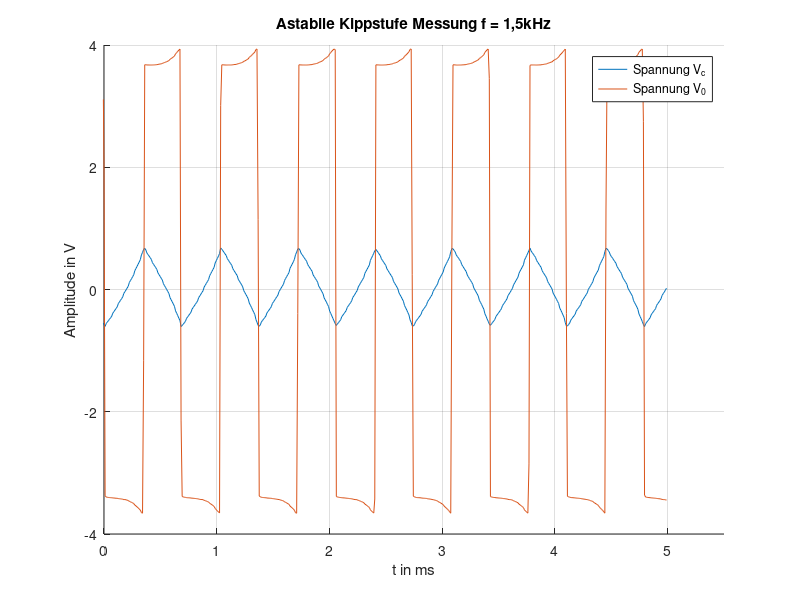

Source code (MATLAB):
clear all 
close all
clc

%% Einlesen der Rohdaten
a_kipp = fopen('astabile_Kippstufe.txt','r');
heading_akipp = textscan(a_kipp, '%s %s %s', 1);
fgetl(a_kipp);
data_1 = textscan(a_kipp, '%n %n %n');
fclose(a_kipp);

%% Anlegen der Matrizen
time = cell2mat(data_1(1));
Vo = cell2mat(data_1(2));
Vc = cell2mat(data_1(3));

fehler = abs(time)>5;
fehler = fehler.*1e-3;
fehler(fehler==0) = 1;
time = (fehler .* time);

%% Plot der Ergebnisse
figure(1)
hold all
plot(time, Vc)
plot(time,Vo)
title('Astabile Kippstufe Messung f = 1,5kHz')
xlabel('t in ms')
ylabel('Amplitude in V')
legend('Spannung V_c','Spannung V_0')
xlim([0 5.5])
grid;